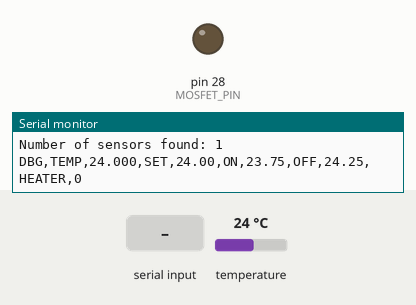
Simulated run of this sketch. Board: Arduino Mega 2560, built with avr-gcc and run on an emulated ATmega2560. Parts: output pins drawn as LEDs (lit = HIGH), the last lines printed to the serial monitor. Inputs (shaded band) come from the test bench; at power-on: temperature 24 °C.

Above: at 3.2 s.
3.3 s: temperature set to 23.3 °C
At 4.0 s:
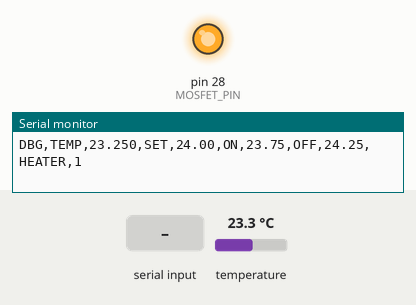
6.4 s: "SET,\n" received over Serial
At 7.8 s:
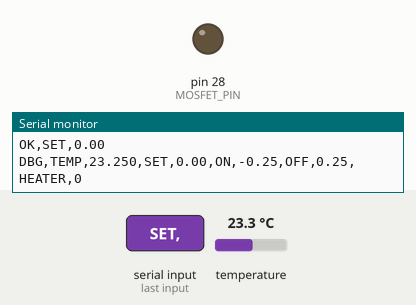
Timing chart, 0 to 9.4 s (numbered marks = the images above; inputs shaded):
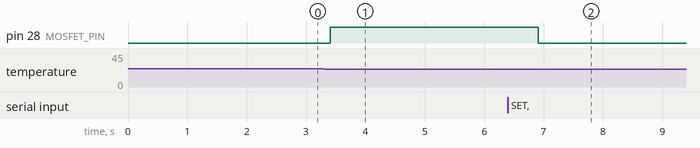

The sketch:

temp_prog_compiled.ino
```cpp
#include <Arduino.h>
#include <OneWire.h>
#include <DallasTemperature.h>

// ---------------------- Pins ----------------------
#define ONE_WIRE_BUS 7
#define MOSFET_PIN   28

// ---------------------- Sensor ----------------------
OneWire oneWire(ONE_WIRE_BUS);
DallasTemperature sensors(&oneWire);

// ---------------------- Temperature control ----------------------
double Input = 0.0;
double targetTemp = 24.0;
const double HYSTERESIS_BAND = 0.25;

bool heaterOn = false;

// ---------------------- Timing ----------------------
unsigned long lastTempRead = 0;
const unsigned long tempInterval = 500;  // ms

// ---------------------- Segment logging ----------------------
const unsigned long logInterval = 30000;  // log every 30 s (control still at 500 ms)
const uint16_t MAX_LOG_SAMPLES = 512;     // ~4.3 h at 30 s intervals
float logBuffer[MAX_LOG_SAMPLES];
uint16_t logCount = 0;
bool loggingActive = false;
unsigned long lastLogWrite = 0;

String serialLine;

double heaterOnThreshold() {
  return targetTemp - HYSTERESIS_BAND;
}

double heaterOffThreshold() {
  return targetTemp + HYSTERESIS_BAND;
}

void applyHeaterControl() {
  if (Input <= heaterOnThreshold()) {
    heaterOn = true;
  } else if (Input >= heaterOffThreshold()) {
    heaterOn = false;
  }
  digitalWrite(MOSFET_PIN, heaterOn ? HIGH : LOW);
}

bool parseSetCommand(const String &line) {
  int comma = line.indexOf(',');
  if (comma < 0) {
    return false;
  }
  float value = line.substring(comma + 1).toFloat();
  if (value < 0.0f || value > 80.0f) {
    return false;
  }
  targetTemp = value;
  return true;
}

void handleSerialCommand(const String &line) {
  if (line.length() == 0) {
    return;
  }

  if (line.startsWith("SET,")) {
    if (parseSetCommand(line)) {
      Serial.print("OK,SET,");
      Serial.println(targetTemp, 2);
    } else {
      Serial.println("ERR,SET");
    }
    return;
  }

  if (line == "GET") {
    Serial.print("OK,TEMP,");
    Serial.print(Input, 3);
    Serial.print(",");
    Serial.print(targetTemp, 2);
    Serial.print(",");
    Serial.print(heaterOn ? 1 : 0);
    Serial.println();
    return;
  }

  if (line == "LOG,START") {
    logCount = 0;
    lastLogWrite = 0;
    loggingActive = true;
    Serial.println("OK,LOG,START");
    return;
  }

  if (line == "LOG,STOP") {
    loggingActive = false;
    Serial.print("OK,LOG,DATA,");
    Serial.print(logCount);
    for (uint16_t i = 0; i < logCount; i++) {
      Serial.print(",");
      Serial.print(logBuffer[i], 3);
    }
    Serial.println();
    return;
  }

  if (line == "PING") {
    Serial.println("OK,PONG");
    return;
  }

  Serial.println("ERR,UNKNOWN");
}

void processSerialInput() {
  while (Serial.available() > 0) {
    char c = Serial.read();
    if (c == '\n' || c == '\r') {
      if (serialLine.length() > 0) {
        serialLine.trim();
        handleSerialCommand(serialLine);
        serialLine = "";
      }
    } else {
      serialLine += c;
    }
  }
}

void setup() {
  Serial.begin(115200);
  delay(2000);

  pinMode(MOSFET_PIN, OUTPUT);
  digitalWrite(MOSFET_PIN, LOW);

  sensors.begin();
  sensors.setResolution(11);

  Serial.println("OK,READY");
  Serial.print("Number of sensors found: ");
  Serial.println(sensors.getDeviceCount());
}

void loop() {
  unsigned long now = millis();
  processSerialInput();

  if (now - lastTempRead >= tempInterval) {
    lastTempRead = now;

    sensors.requestTemperatures();
    float tempC = sensors.getTempCByIndex(0);

    if (tempC == DEVICE_DISCONNECTED_C) {
      heaterOn = false;
      digitalWrite(MOSFET_PIN, LOW);
      Serial.println("ERR,SENSOR");
      return;
    }

    Input = tempC;
    applyHeaterControl();

    if (loggingActive && logCount < MAX_LOG_SAMPLES) {
      if (lastLogWrite == 0 || (now - lastLogWrite >= logInterval)) {
        lastLogWrite = now;
        logBuffer[logCount++] = tempC;
      }
    }
  }

  static unsigned long lastPrint = 0;
  if (now - lastPrint >= 1000) {
    lastPrint = now;
    Serial.print("DBG,TEMP,");
    Serial.print(Input, 3);
    Serial.print(",SET,");
    Serial.print(targetTemp, 2);
    Serial.print(",ON,");
    Serial.print(heaterOnThreshold(), 2);
    Serial.print(",OFF,");
    Serial.print(heaterOffThreshold(), 2);
    Serial.print(",HEATER,");
    Serial.println(heaterOn ? 1 : 0);
  }
}
```

Measured:
- the behaviour switches between 23.9 and 23.8 °C on temperature (found by bisection; images 0 and 1)
- after the input at 3.3 s, pin 28 (MOSFET_PIN): LOW → HIGH after 0.11 s
- after the input at 6.4 s, pin 28 (MOSFET_PIN): HIGH → LOW after 0.51 s
